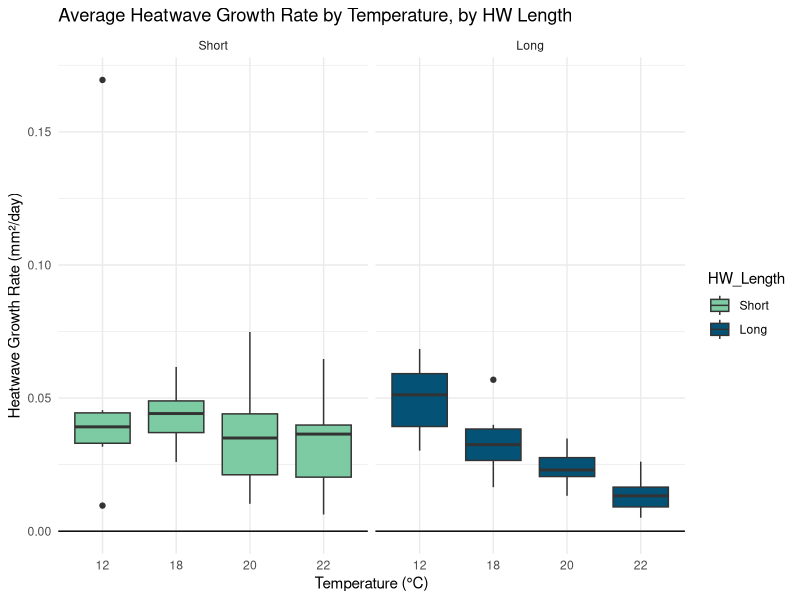
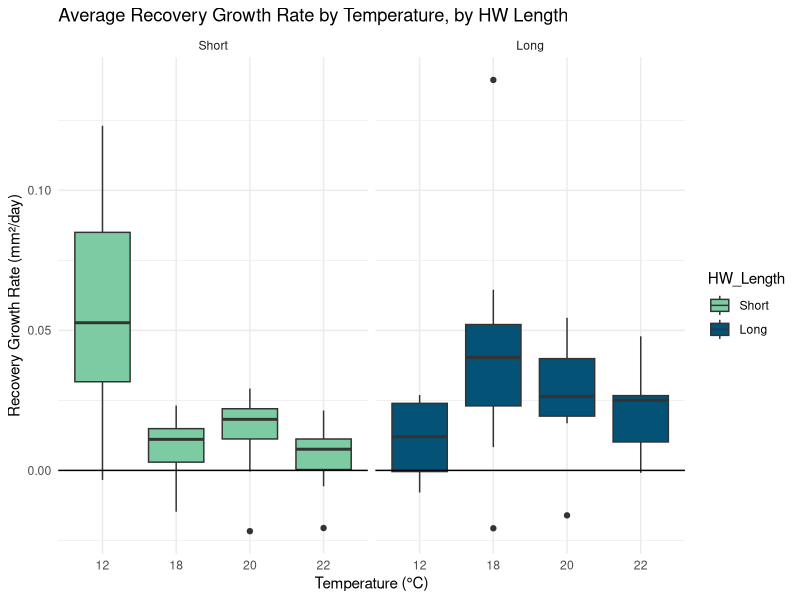

These figures' R source, in order:
#------------------------Petri experiment plots--------------------------------

#-----------------------------Load packages------------------------------------

library(tidyverse)
library(ggthemes)
library(viridis)
library(tidyr)
library(dplyr)

#------------------------Read data and reorder------------------------------
#Read in data
data <- read.csv("Petri_dish_exp_gametophyte_data.csv")

#Rename Long and Short HWs by  length
new_data <- data %>% rename(HW_Length = Group)

#Reorder long/short
new_data$HW_Length <- factor(new_data$HW_Length, levels = c("Short", "Long"))
clean_data <- new_data[order(new_data$HW_Length), ]

#Remove NA values 
clean_data <- clean_data[clean_data$Gametophyte_area_mm2 != 0, ]

plain_data <- clean_data %>%
  select(Date, HW_Length, Temp, Dish, FOV, Gametophyte, Gametophyte_area_mm2)

#------------------------Calculate average sizes per dish----------------------------

data_avgs <- plain_data %>%
  group_by(Date, HW_Length, Temp, Dish) %>%
  summarise(avg_mm2 = mean(Gametophyte_area_mm2, na.rm = TRUE), .groups = "drop")

#Reconfigure to get an average size of each individual dish at each time period
wide_avgs <- data_avgs %>%
  pivot_wider(
    names_from = Date,
    values_from = avg_mm2
  ) %>%
  rename(
    avg_size_before = Pre,
    avg_size_after = Post,
    avg_size_recovered = Recovered
  )

#Reorder sizes to go from before to after to recovered
wide_avgs <- wide_avgs %>%
  select(HW_Length, Temp, Dish, avg_size_before, avg_size_after, avg_size_recovered)


#----------------------------Calculate growth rates------------------------
#Setting the length of experiment in days, based on heatwave length
wide_avgs <- wide_avgs %>%
  mutate(days = if_else(HW_Length == "Long", 16, 9)
  )

#Convert avg. size per dish to avg. GR per dish using days
wide_avgs <- wide_avgs %>%
  mutate(
    hw_growth_rate = (avg_size_after - avg_size_before) / days,   # growth hw
    rec_growth_rate = (avg_size_recovered - avg_size_after) / 10 # recovery growth
  )

#Temp as factor
wide_avgs <- wide_avgs %>%
  mutate(Temp = factor(Temp, levels = c(12, 18, 20, 22)))

#-------------------------Faceted boxplots of GRs------------------------

#Heatwave - growth rates with facet wrap for HWL (1 and 2 week)
ggplot(wide_avgs, aes(x = Temp, y = hw_growth_rate, fill = HW_Length)) +
  geom_boxplot() + 
  geom_hline(yintercept = 0, color = "black", linetype = "solid", size = 0.5) +
  facet_wrap(~ HW_Length) +
  theme_minimal() +
  labs(
    title = "Average Heatwave Growth Rate by Temperature, by HW Length",
    x = "Temperature (°C)",
    y = "Heatwave Growth Rate (mm²/day)",
    color = "HW_Length"
  ) +
  scale_fill_manual(values = c("Long" = "#045275", "Short" = "#7ccba2")) 

#Recovery - GRs faceted by length
ggplot(wide_avgs, aes(x = Temp, y = rec_growth_rate, fill = HW_Length)) +
  geom_boxplot() + 
  geom_hline(yintercept = 0, color = "black", linetype = "solid", size = 0.5) +
  facet_wrap(~ HW_Length) +
  theme_minimal() +
  labs(
    title = "Average Recovery Growth Rate by Temperature, by HW Length",
    x = "Temperature (°C)",
    y = "Recovery Growth Rate (mm²/day)",
    color = "HW_Length"
  ) +
  scale_fill_manual(values = c("Long" = "#045275", "Short" = "#7ccba2")) 
